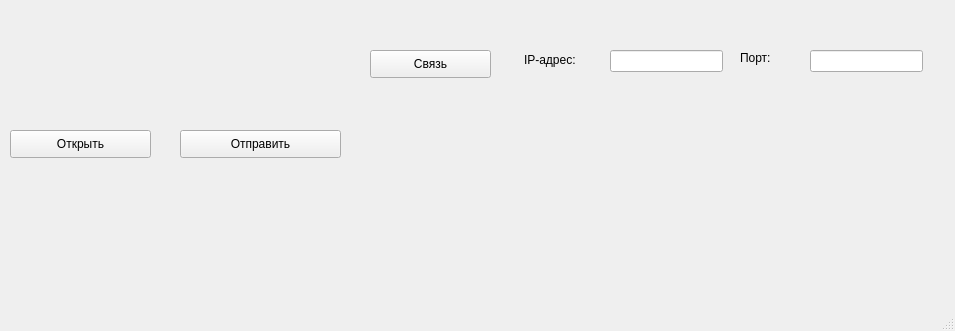
<?xml version="1.0" encoding="UTF-8"?>
<ui version="4.0">
 <class>MainWindow</class>
 <widget class="QMainWindow" name="MainWindow">
  <property name="geometry">
   <rect>
    <x>0</x>
    <y>0</y>
    <width>955</width>
    <height>331</height>
   </rect>
  </property>
  <property name="windowTitle">
   <string>Client</string>
  </property>
  <widget class="QWidget" name="centralwidget">
   <widget class="QPushButton" name="openButton">
    <property name="geometry">
     <rect>
      <x>10</x>
      <y>130</y>
      <width>141</width>
      <height>28</height>
     </rect>
    </property>
    <property name="text">
     <string>Открыть</string>
    </property>
   </widget>
   <widget class="QLineEdit" name="hostLineEdit">
    <property name="geometry">
     <rect>
      <x>610</x>
      <y>50</y>
      <width>113</width>
      <height>22</height>
     </rect>
    </property>
   </widget>
   <widget class="QLineEdit" name="portLineEdit">
    <property name="geometry">
     <rect>
      <x>810</x>
      <y>50</y>
      <width>113</width>
      <height>22</height>
     </rect>
    </property>
   </widget>
   <widget class="QPushButton" name="sendButton">
    <property name="geometry">
     <rect>
      <x>180</x>
      <y>130</y>
      <width>161</width>
      <height>28</height>
     </rect>
    </property>
    <property name="text">
     <string>Отправить</string>
    </property>
   </widget>
   <widget class="QLabel" name="clientStatus">
    <property name="geometry">
     <rect>
      <x>40</x>
      <y>30</y>
      <width>231</width>
      <height>51</height>
     </rect>
    </property>
    <property name="text">
     <string/>
    </property>
   </widget>
   <widget class="QPushButton" name="connectButton">
    <property name="geometry">
     <rect>
      <x>370</x>
      <y>50</y>
      <width>121</width>
      <height>28</height>
     </rect>
    </property>
    <property name="text">
     <string>Связь</string>
    </property>
   </widget>
   <widget class="QLabel" name="label">
    <property name="geometry">
     <rect>
      <x>524</x>
      <y>50</y>
      <width>61</width>
      <height>20</height>
     </rect>
    </property>
    <property name="text">
     <string>IP-адрес:</string>
    </property>
   </widget>
   <widget class="QLabel" name="label_2">
    <property name="geometry">
     <rect>
      <x>740</x>
      <y>50</y>
      <width>55</width>
      <height>16</height>
     </rect>
    </property>
    <property name="text">
     <string>Порт:</string>
    </property>
   </widget>
  </widget>
  <widget class="QMenuBar" name="menubar">
   <property name="geometry">
    <rect>
     <x>0</x>
     <y>0</y>
     <width>955</width>
     <height>26</height>
    </rect>
   </property>
  </widget>
  <widget class="QStatusBar" name="statusbar"/>
 </widget>
 <resources/>
 <connections/>
</ui>
